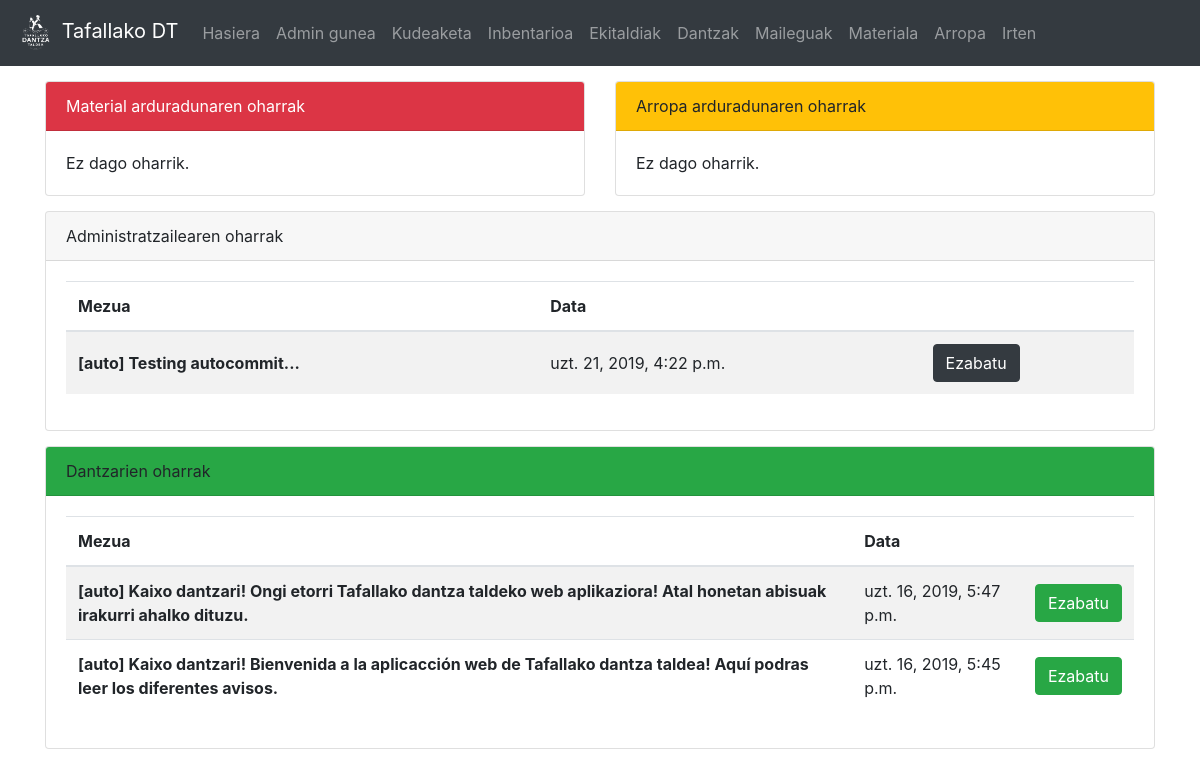
Page / (signed in) on the earlier database version.
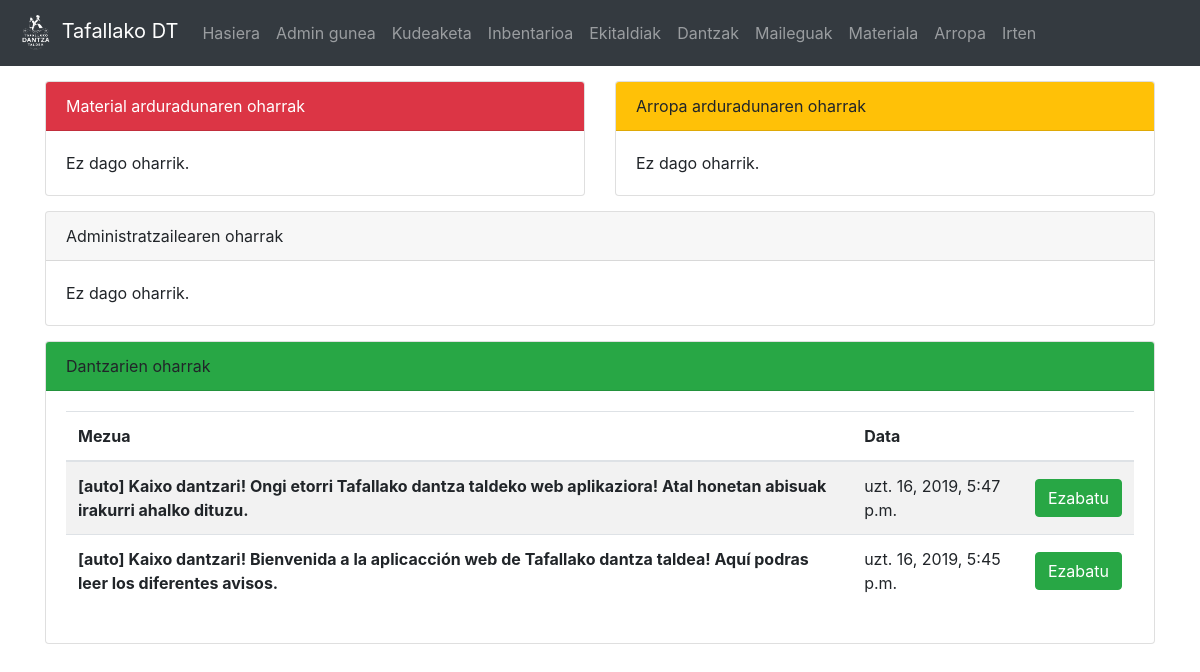
Same page on the later database version.
### dantza/models.py (models this page shows, shortened)
class Oharra(models.Model):
	mezua = models.CharField(max_length=200)
	igorlea = models.CharField(max_length=100, default="auto")
	hartzailea = models.CharField(max_length=10, choices = HARTZAILEA)
	data = models.DateTimeField('Oharraren data')
	def __str__(self):
		return "[" + self.igorlea + "] " + self.mezua

### dantza/views.py (the view)
# urls.py: path('', views.index, name = 'index'),
def index(request):
	if 'd' in request.GET:
		delete = request.GET['id']
		Oharra.objects.get(pk=delete).delete()
		return HttpResponseRedirect('/')
	if request.user.is_authenticated:
		if Dantzaria.objects.filter(user=request.user).exists():
			d = Dantzaria.objects.get(user=request.user)
			o_list = Oharra.objects.all()
			return render(request,'dantza/index.html', {'mezuak':o_list})
		else:
			return render(request,'dantza/index.html', {'err':'Ez duzu erregistroa amaitu, sakatu <a href="/signup_end">hemen</a> amaitzeko'})
	return render(request,'dantza/index.html', {})

### dantza/templatetags/auth_extras.py (called while the page is built)
@register.filter(name='has_group')
def has_group(user, group_name):
    return user.groups.filter(name=group_name).exists()

@register.filter(name='messages_for')
def message_for(list,p):
	return list.filter(hartzailea=p)

### templates/dantza/index.html (shortened to what the changed rows need)
{% extends "dantza/base.html" %}
{% block edukia %}
<div class="container">
{% if request.user.is_authenticated %}
	{% load auth_extras %}
	<div class="row">
		{% if request.user.is_superuser %}
			<div class="col-12" style="margin-top: 15px">
				<div class="card">
					<div class="card-header">Administratzailearen oharrak</div>
					<div class="card-body">
						{% if mezuak and mezuak|messages_for:'AD' %}
							<div class="table-responsive">
								<table class="table table-hover table-striped">
								  <thead>
									<tr>
									  <th scope="col">Mezua</th>
									  <th scope="col">Data</th>
									  <th scope="col"></th>
									</tr>
								  </thead>
								  <tbody>
									{% for m in mezuak|messages_for:'AD' %}
											<tr>
											  <th scope="row" style="vertical-align:middle;">{{ m | safe }}</th>
											  <td style="vertical-align:middle;">{{ m.data }}</td>
											  <td style="vertical-align:middle;">
												  <a class="btn btn-dark" href="?d&id={{ m.pk }}">Ezabatu</a>
											  </td>
										  </tr>
									{% endfor %}
									</tbody>
								</table>
							</div>
						{% else %}
							Ez dago oharrik.
						{% endif %}
					</div>
				</div>
			</div>
		{% endif %}
		<div class="col-12" style="margin-top: 15px">
			<div class="card">
				<div class="card-body">
					{% if mezuak and mezuak|messages_for:'DT' %}
						<div class="table-responsive">
							<table class="table table-hover table-striped">
							  <thead>
								<tr>
								  <th scope="col">Mezua</th>
								  <th scope="col">Data</th>
								  {% if request.user.is_superuser %}
								  	<th scope="col"></th>
								  {% endif %}
								</tr>
							  </thead>
							  <tbody>
								{% for m in mezuak|messages_for:'DT' %}
										<tr>
										  <th scope="row" style="vertical-align:middle;">{{ m | safe }}</th>
										  <td style="vertical-align:middle;">{{ m.data }}</td>
										  {% if request.user.is_superuser %}
										  <td style="vertical-align:middle;">
											  <a class="btn btn-success" href="?d&id={{ m.pk }}">Ezabatu</a>
										  </td>
										  {% endif %}
									  </tr>
								{% endfor %}
								</tbody>
							</table>
						</div>
					{% else %}
						Ez dago oharrik.
					{% endif %}
				</div>
			</div>
		</div>
	</div>
{% endif %}
</div>
{% endblock edukia %}

Differences in the rows shown:
removed Oharra: igorlea+mezua "[auto] Testing autocommit...", data "uzt. 21, 2019, 4:22 p.m."
Other differences:
text no longer shown: "Mezua Data"
text now shown: "Ez dago oharrik."
